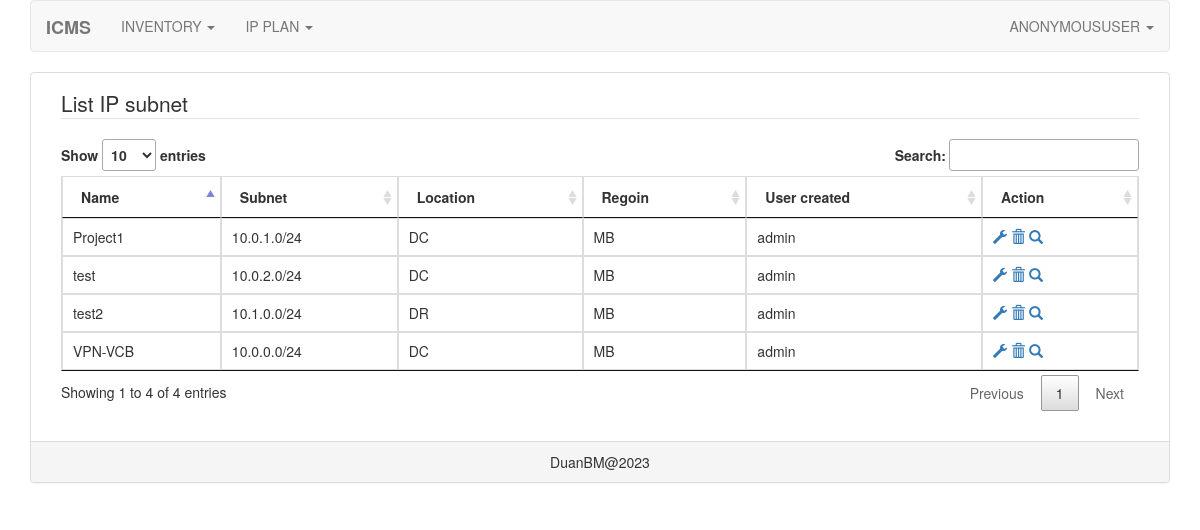
The page /ipplan/list-ip-subnet on the database its author committed.
### ipplan/models.py (models this page shows, shortened)
class IpSubnet(models.Model):
    subnet = models.CharField(max_length=100, unique=True)
    name = models.CharField(max_length=100)
    location = models.ForeignKey('IpLocation', on_delete=models.CASCADE)
    description = models.CharField(max_length=1000)
    created_time = models.DateTimeField(auto_now=True)
    user_created = models.CharField(max_length=100)

class IpLocation(models.Model):
    location = models.CharField(max_length=100, unique=True)
    regoin = models.ForeignKey('IpRegoin', on_delete=models.CASCADE)
    description = models.CharField(max_length=200)
    created_time = models.DateTimeField(auto_now=True)
    user_created = models.CharField(max_length=100)
    def __str__(self):
        return self.location

class IpRegoin(models.Model):
    regoin = models.CharField(max_length=100, unique=True)
    description = models.CharField(max_length=200)
    created_time = models.DateTimeField(auto_now=True)
    user_created = models.CharField(max_length=100)
    def __str__(self):
        return self.regoin

### ipplan/views.py (the view)
# urls.py: path('list-ip-subnet', IpSubnetListView.as_view()),
class IpSubnetListView(ListView):
    model = IpSubnet
    context_object_name = 'subnets'
    template_name = "list_ip_subnet.html"

### ipplan/templates/list_ip_subnet.html (shortened to what this page needs)
{% extends 'base.html' %}
{% block content %}
<div class="col-xs-12 col-sm-12 col-md-12 col-lg-12">
    <div class="form-group">
        <legend>List IP subnet</legend>
    </div>
    <div class="form-group">
        <div class="table-responsive">
            <table class="table table-hover table-bordered" id="list-ip-subnet-table">
                <thead>
                        <th>Name</th>
                        <th>Subnet</th>
                        <th>Location</th>
                        <th>Regoin</th>
                        <th>User created</th>
                        <th>Action</th>
                </thead>
                <tbody>
                    {% for obj in subnets %}
                    <tr>
                        <td>{{ obj.name }}</td>
                        <td>{{ obj.subnet }}</td>
                        <td>{{ obj.location }}</td>
                        <td>{{ obj.location.regoin }}</td>
                        <td>{{ obj.user_created }}</td>
                        <td>
                            <a href="/ipplan/update-ip-subnet/{{obj.id}}"><span class="glyphicon glyphicon-wrench" aria-hidden="true"></span></a>
                            <a data-toggle="modal" href='#delete-ip-subnet-modal' id="{{ obj.id }}"><span class="glyphicon glyphicon-trash" aria-hidden="true"></span></a>
                            <a href="/ipplan/list-ip/{{ obj.id }}"><span class="glyphicon glyphicon-search" aria-hidden="true"></span></a>
                        </td>
                    </tr>
                    {% endfor %}
                </tbody>
            </table>
        </div>
    </div>
</div>
{% endblock content %}
{% block css %}
<link rel="stylesheet" href="/static/core/css/jquery-datatable.css">
{% endblock css %}

### rows shown on the page
IpSubnet: name "VPN-VCB", subnet "10.0.0.0/24", location "DC", location.regoin "MB", user_created "admin"
IpSubnet: name "Project1", subnet "10.0.1.0/24", location "DC", location.regoin "MB", user_created "admin"
IpSubnet: name "test", subnet "10.0.2.0/24", location "DC", location.regoin "MB", user_created "admin"
IpSubnet: name "test2", subnet "10.1.0.0/24", location "DR", location.regoin "MB", user_created "admin"

### other values the page prints
{{ request.user| upper }} "ANONYMOUSUSER"
